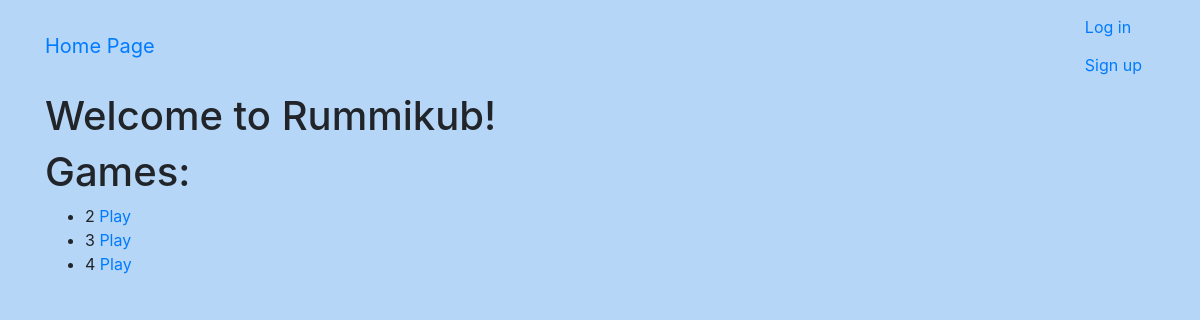
The app's page /, older data.
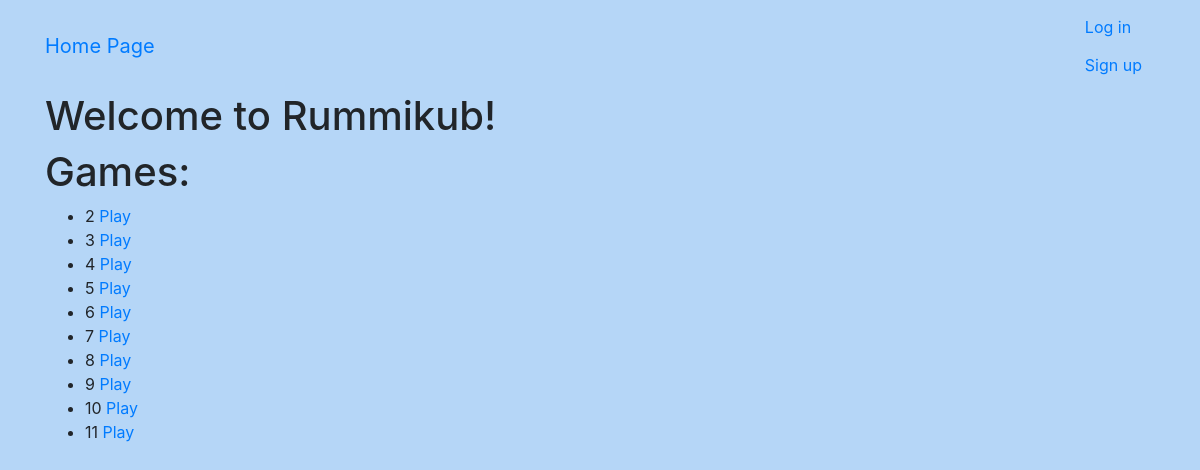
The same page, newer data.
### game/models.py (models this page shows, shortened)
class Game(models.Model):
    date = models.DateField(auto_now_add=True)
    player1 = models.ForeignKey(User, related_name="player1", on_delete=models.CASCADE)
    player2 = models.ForeignKey(User, related_name = 'player2', on_delete=models.CASCADE)
    tiles = models.ManyToManyField(Tile, blank = True, related_name = 'tiles')
    p1_tiles = models.ManyToManyField(Tile, blank = True, related_name = 'p1_tiles')
    p2_tiles = models.ManyToManyField(Tile, blank = True, related_name = 'p2_tiles')

### rummikub/views.py (the view)
# urls.py: path('', views.HomePage.as_view(), name = 'home'),
class HomePage(TemplateView):
    template_name = "index.html"
    def get_context_data(self, **kwargs):
        context = super(HomePage, self).get_context_data(**kwargs)
        context['games_list'] = Game.objects.all()
        return context

### templates/index.html
{% extends "base.html" %}
{% block content %}
    <h1>Welcome to Rummikub!</h1>
    <h1 class="title">Games:</h1>
					<ul>
					{% for game in games_list %}
					<li> {{game.id}}  <a href="{% url 'game:game' pk=game.id %}"><span>Play</span></a></li>
					{% endfor %}
					</ul>
{% endblock %}

Row changes from the older to the newer data that the page shows:
added Game: id "5"
added Game: id "6"
added Game: id "7"
added Game: id "8"
added Game: id "9"
added Game: id "10"
added Game: id "11"
